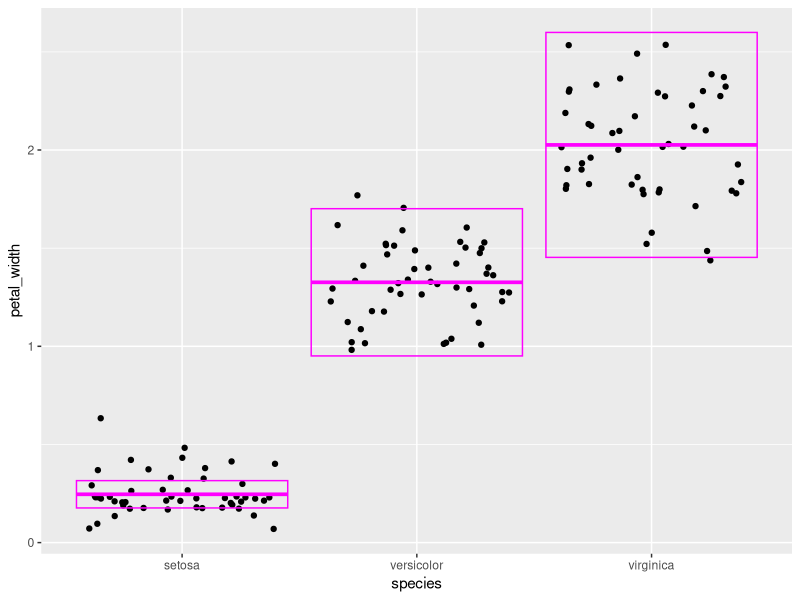
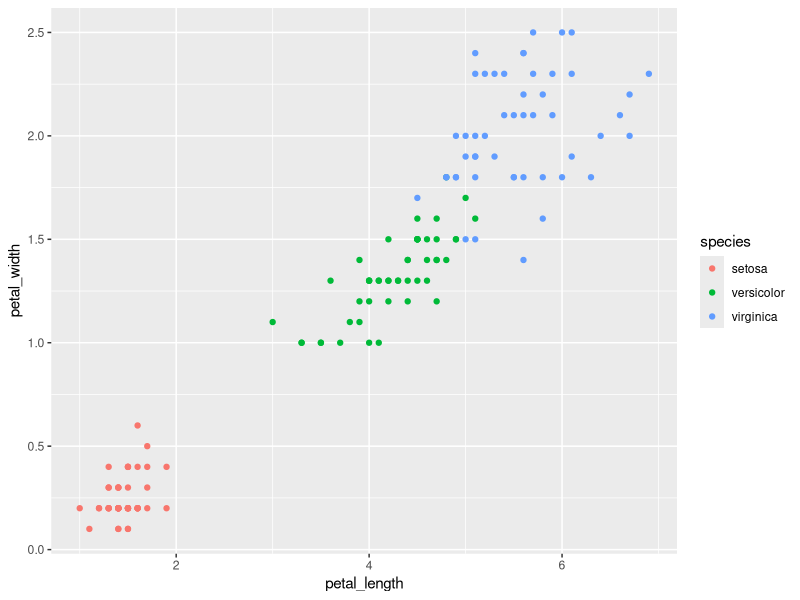

Source code (R) for these figures, in order:
## ---- chunk 1
library(tidyverse)
iris <- as_tibble(iris)

## ---- chunk 2
Q1 <-
  rename(
    iris,
    sepal_length = Sepal.Length,
    sepal_width = Sepal.Width,
    petal_length = Petal.Length,
    petal_width = Petal.Width,
    species = Species
  )
Q1
## ---- chunk 3
Q2 <-
  mutate(
    Q1,
    sepal_length_cm = sepal_length * 10,
    sepal_width_cm = sepal_width * 10,
    petal_length_cm = petal_length * 10,
    petal_width_cm = petal_width * 10
  )
## ---- chunk 4
Q3 <-
  mutate(Q1,
         sepal_area = sepal_length * sepal_width,
         petal_area = petal_length * petal_width)
Q3.5 <- select(Q3, sepal_area, petal_area)
## ---- chunk 5
summarize(
Q2,
sepal_count=length(sepal_length),
max=max(sepal_length),
min=min(sepal_length),
max-min(sepal_length),
sepal_median=median(sepal_length),
quantile(sepal_length,probs=0.25),
quantile(sepal_length,probs=0.75),
sepal_iqr=IQR(sepal_length))
## ---- chunk 6
Q5<-
 Q2%>%
 group_by(species)%>%
 summarize(
  petal_count=length(petal_width),
  petal_mean=mean(petal_width),
  petal_devation=sd(petal_width),
  petal_variance=var(petal_width), 
  petal_sem=mean(petal_width)/sqrt(n()),
  petal_ci_upper=petal_mean + 2 * petal_sem,
  petal_ci_lower=petal_mean - 2 * petal_sem
  )
## ---- chunk 7
#this is for 6 and 7
ggplot(data=Q2) +
  geom_jitter(mapping = aes(x=species,y=petal_width)) +
  geom_crossbar(data=Q5,
  mapping=aes(x=species, y = petal_mean, ymax = petal_ci_upper, ymin = petal_ci_lower),
  color = "magenta"
  )
## ---- chunk 8
Q8<-select(Q2,petal_length,petal_width,species)
ggplot(data = Q8) +
  geom_point(mapping = aes(x=petal_length, y=petal_width, color=species))
       
